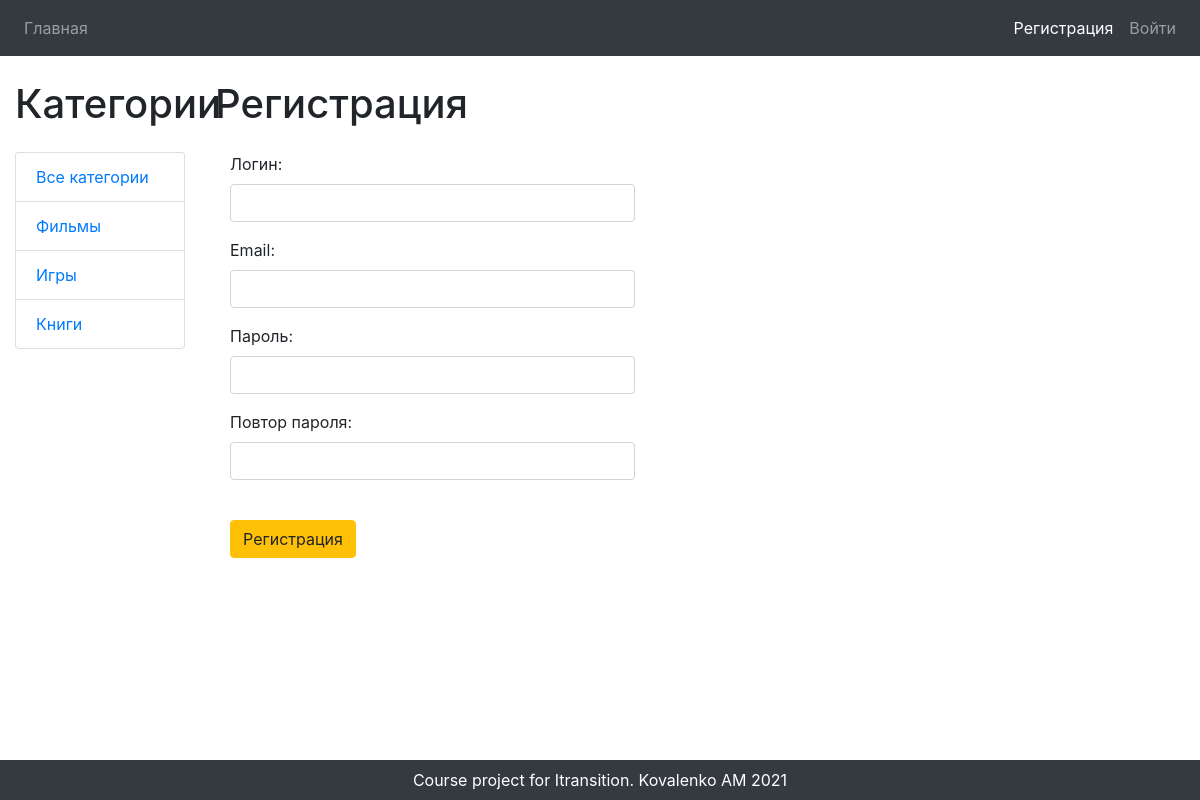
Screenshot of /register/ with the database file from the repository.
### reviews/models.py (models this page shows, shortened)
class Category(models.Model):
    name = models.CharField(max_length=100, db_index=True, verbose_name='Категория')
    slug = models.SlugField(max_length=255, unique=True, db_index=True, verbose_name="URL")
    def get_absolute_url(self):
        return reverse('category', kwargs={'cat_slug': self.slug})
    class Meta:
        verbose_name = 'Категория'
        verbose_name_plural = 'Категории'
        ordering = ['id']

### reviews/views.py (the view, shortened to what this page needs)
# urls.py: path('register/', RegisterUser.as_view(), name='register'),
class RegisterUser(CreateView):
    form_class = RegisterUserForm  # Использую собственную форму вместо UserCreationForm
    template_name = 'reviews/register.html'
    success_url = reverse_lazy('login')
    def get_context_data(self, *, object_list=None, **kwargs):
        context = super().get_context_data(**kwargs)
        context['title'] = 'Регистрация'
        return context

### reviews/forms.py
class RegisterUserForm(UserCreationForm):
    def __init__(self, *args, **kwargs):
        super().__init__(*args, **kwargs)  # преобразование
        for field in self.fields:
            self.fields[field].widget.attrs['class'] = 'form-control'
    username = forms.CharField(label='Логин')
    email = forms.CharField(label='Email')
    password1 = forms.CharField(label='Пароль')
    password2 = forms.CharField(label='Повтор пароля')
    class Meta:
        model = User
        fields = ('username', 'email', 'password1', 'password2')

### reviews/templatetags/reviews_tags.py (called while the page is built)
@register.simple_tag(name='getcats')
def get_categories():
    return Category.objects.all()

### reviews/templates/reviews/register.html (shortened to what this page needs)
{% extends 'reviews/base.html' %}
{% block content %}
<h1 class="mt-4" >{{title}}</h1>
<div class="col-6">
    <form class="mt-4" method="post">
        {% for f in form %}
            <p><label class="form-label" for="{{ f.id_for_label }}">{{f.label}}: </label>{{ f }}</p>
    {% endfor %}
    <button class="btn btn-warning mb-2 mt-4">Регистрация</button>
    </form>
</div>
{% endblock %}

### reviews/templates/reviews/base.html (shortened to what this page needs)
{% load reviews_tags %}
{% load static %}
<!DOCTYPE html>
<html lang="en">
<head>
    <link rel="stylesheet" href="https://maxcdn.bootstrapcdn.com/bootstrap/4.0.0/css/bootstrap.min.css">
</head>
<body>
<nav class="navbar navbar-expand-lg navbar-dark bg-dark fixed-top">
    <ul class="navbar-nav ml-auto-left">
        {% url 'home' as url_home %}
        <li class="nav-item"><a class="nav-link {% if url_home == request.path %} active {% endif %}" href="{% url 'home' %}">Главная</a></li>
    </ul>
    <ul class="navbar-nav ml-auto">
        {% if request.user.is_authenticated %}
            {% url 'add_page' as url_add_page %}
            <li class="navbar-nav"><a class="nav-link {% if url_add_page == request.path %} active {% endif %}" href="{% url 'add_page' %}">Добавить статью</a></li>
            {% url 'admin_page' as url_admin_page %}
            <li class="navbar-nav"><a class="nav-link {% if url_admin_page == request.path %} active {% endif %}" href="{% url 'admin_page' %}">Админ панель</a></li>
            <li class="nav-item"><a class="nav-link active">пользователь: {{user.username}}</a></li>
            <li class="nav-item"><a class="nav-link" href="{% url 'logout' %}">Выйти</a></li>
        {% else %}
            {% url 'register' as url_register %}
            <li class="nav-item"><a class="nav-link {% if url_register == request.path %} active {% endif %}" href="{% url 'register' %}">Регистрация</a></li>
            {% url 'login' as url_login %}
            <li class="nav-item"><a class="nav-link {% if url_login == request.path %} active {% endif %}" href="{% url 'login' %}">Войти</a></li>
        {% endif %}
    </ul>
</nav>
<div class="container-fluid">
    <div class="row">
        <div class="col-lg-2">
            <h1 class="my-4">Категории</h1>
            {% getcats as categories %}
            <div class="list-group">
                {% if cat_selected == 0 %}
                    <a class="active">Все категории</a>
                {% else %}
                    <a href="{% url 'home' %}" class="list-group-item">Все категории</a>
                {% endif %}
                {% for c in categories %}
                        {% if c.pk == cat_selected %}
                            <a href="{{ c.get_absolute_url }}" class="list-group-item">{{c.name}}</a>
                         {% else %}
                            <a href="{{ c.get_absolute_url }}" class="list-group-item">{{c.name}}</a>
                        {% endif %}
                {% endfor %}
            </div>
        </div>
        <div class="col-lg-9">
            {% block content %}
            {% endblock content %}
        </div>
    </div>
</div>
<footer class="py-2 bg-dark fixed-bottom">
    <div class="container">
        <p class="m-0 text-center text-white">Course project for Itransition. Kovalenko AM 2021</p>
    </div>
</footer>
</body>
</html>

### reviews/templates/reviews/base.html (style rules this page uses)
body { padding-top: 56px; padding-bottom: 56px; }

### rows the page displays
Category: name "Фильмы"
Category: name "Игры"
Category: name "Книги"

### other values shown
{{ title }} "Регистрация"
{{ f.label }} "Логин" "Email" "Пароль" "Повтор пароля"
